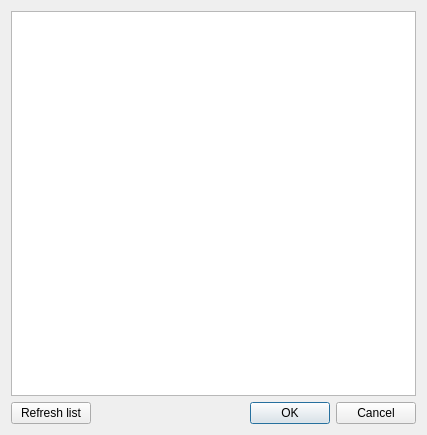
<?xml version="1.0" encoding="UTF-8"?>
<ui version="4.0">
 <class>CSVProviderDialogBase</class>
 <widget class="QDialog" name="CSVProviderDialogBase">
  <property name="geometry">
   <rect>
    <x>0</x>
    <y>0</y>
    <width>427</width>
    <height>435</height>
   </rect>
  </property>
  <property name="windowTitle">
   <string>CSV Provider</string>
  </property>
  <layout class="QVBoxLayout" name="verticalLayout">
   <item>
    <widget class="QListWidget" name="listWidget"/>
   </item>
   <item>
    <layout class="QHBoxLayout" name="horizontalLayout">
     <item>
      <widget class="QPushButton" name="refreshButton">
       <property name="text">
        <string>Refresh list</string>
       </property>
      </widget>
     </item>
     <item>
      <spacer name="horizontalSpacer">
       <property name="orientation">
        <enum>Qt::Horizontal</enum>
       </property>
       <property name="sizeHint" stdset="0">
        <size>
         <width>40</width>
         <height>20</height>
        </size>
       </property>
      </spacer>
     </item>
     <item>
      <widget class="QDialogButtonBox" name="button_box">
       <property name="orientation">
        <enum>Qt::Horizontal</enum>
       </property>
       <property name="standardButtons">
        <set>QDialogButtonBox::Cancel|QDialogButtonBox::Ok</set>
       </property>
      </widget>
     </item>
    </layout>
   </item>
  </layout>
 </widget>
 <resources/>
 <connections>
  <connection>
   <sender>button_box</sender>
   <signal>accepted()</signal>
   <receiver>CSVProviderDialogBase</receiver>
   <slot>accept()</slot>
   <hints>
    <hint type="sourcelabel">
     <x>6</x>
     <y>75</y>
    </hint>
    <hint type="destinationlabel">
     <x>20</x>
     <y>20</y>
    </hint>
   </hints>
  </connection>
  <connection>
   <sender>button_box</sender>
   <signal>rejected()</signal>
   <receiver>CSVProviderDialogBase</receiver>
   <slot>reject()</slot>
   <hints>
    <hint type="sourcelabel">
     <x>6</x>
     <y>75</y>
    </hint>
    <hint type="destinationlabel">
     <x>20</x>
     <y>20</y>
    </hint>
   </hints>
  </connection>
 </connections>
</ui>
